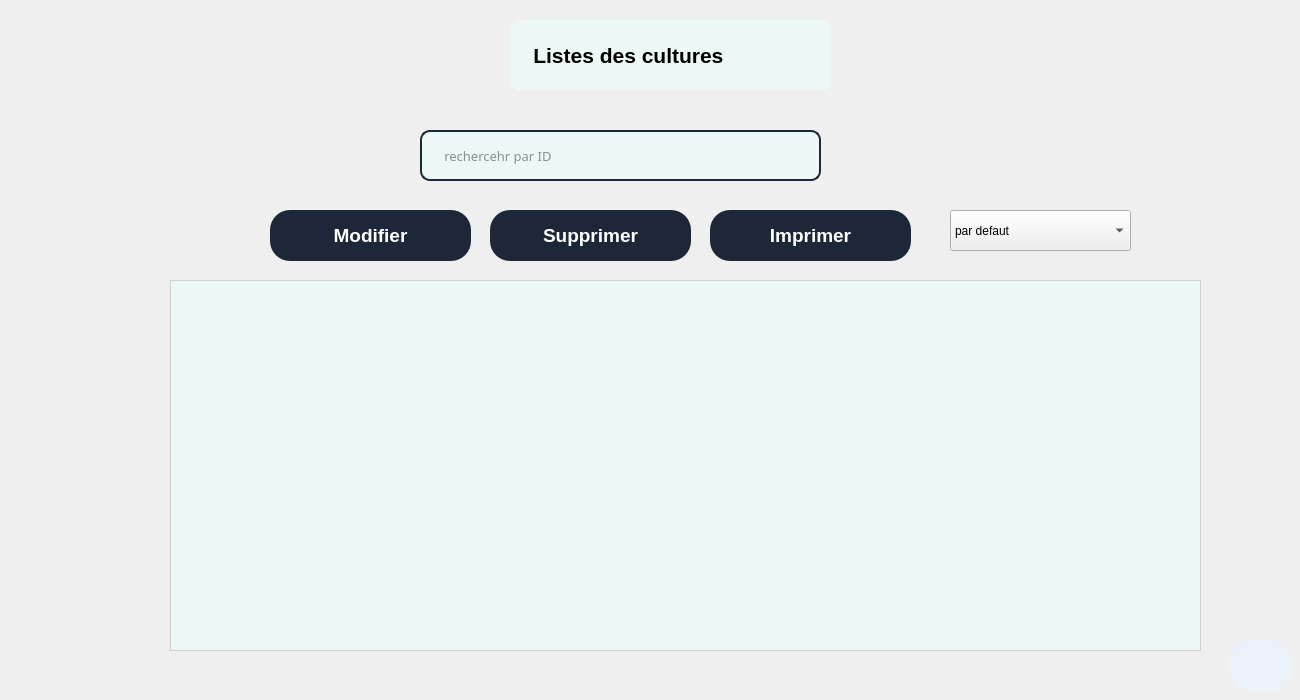
       <widget class="QWidget" name="afficherCulturesPage_2">
        <widget class="QLabel" name="label_42">
         <property name="geometry">
          <rect>
           <x>510</x>
           <y>20</y>
           <width>321</width>
           <height>71</height>
          </rect>
         </property>
         <property name="font">
          <font>
           <pointsize>16</pointsize>
           <weight>75</weight>
           <bold>true</bold>
          </font>
         </property>
         <property name="styleSheet">
          <string notr="true">QLabel{
background: #ecf8f6;
color: black;
border-radius: 10px;
}</string>
         </property>
         <property name="text">
          <string>    Listes des cultures</string>
         </property>
        </widget>
        <widget class="QTableView" name="cultureTableView_2">
         <property name="geometry">
          <rect>
           <x>170</x>
           <y>280</y>
           <width>1031</width>
           <height>371</height>
          </rect>
         </property>
         <property name="styleSheet">
          <string notr="true">QTableView {
    background-color: #ecf8f6; 
    selection-background-color: #6FCC4E; 
    selection-color: white;
    color: black;
    border: 1px solid #d0d0d0; 
}

QHeaderView::section {
    background-color: #6FCC4E;
    color: white;
    padding: 4px;
    border: 1px solid #00567F; 
}

QTableView::item:selected {
    background-color: #6FCC4E; 
    color: white;
}</string>
         </property>
        </widget>
        <widget class="QPushButton" name="modifierCultBtnPage_2">
         <property name="geometry">
          <rect>
           <x>270</x>
           <y>210</y>
           <width>201</width>
           <height>51</height>
          </rect>
         </property>
         <property name="font">
          <font>
           <pointsize>14</pointsize>
           <weight>75</weight>
           <bold>true</bold>
          </font>
         </property>
         <property name="styleSheet">
          <string notr="true">QPushButton{
background: #1E2737;
color: white;
border-radius: 20px;
}  
QPushButton:hover
{
color: white;
background: #0FAC71;
} </string>
         </property>
         <property name="text">
          <string>Modifier</string>
         </property>
        </widget>
        <widget class="QPushButton" name="deleteICultBtn_2">
         <property name="geometry">
          <rect>
           <x>490</x>
           <y>210</y>
           <width>201</width>
           <height>51</height>
          </rect>
         </property>
         <property name="font">
          <font>
           <pointsize>14</pointsize>
           <weight>75</weight>
           <bold>true</bold>
          </font>
         </property>
         <property name="styleSheet">
          <string notr="true">QPushButton{
background: #1E2737;
color: white;
border-radius: 20px;
}  
QPushButton:hover
{
color: white;
background: #0FAC71;
}  </string>
         </property>
         <property name="text">
          <string>Supprimer</string>
         </property>
        </widget>
        <widget class="QPushButton" name="backMenuIrr_12">
         <property name="geometry">
          <rect>
           <x>1230</x>
           <y>640</y>
           <width>61</width>
           <height>51</height>
          </rect>
         </property>
         <property name="font">
          <font>
           <pointsize>14</pointsize>
           <weight>75</weight>
           <bold>true</bold>
          </font>
         </property>
         <property name="styleSheet">
          <string notr="true">QPushButton{
background: #EBF2FA;
color: black;
border-radius: 20px;
}  
QPushButton:hover
{
color: white;
background: #0FAC71;
} </string>
         </property>
         <property name="text">
          <string/>
         </property>
         <property name="icon">
          <iconset resource="icon.qrc">
           <normaloff>:/icons/icon/log-out.svg</normaloff>:/icons/icon/log-out.svg</iconset>
         </property>
         <property name="iconSize">
          <size>
           <width>30</width>
           <height>30</height>
          </size>
         </property>
        </widget>
        <widget class="QPushButton" name="imprimerBtn_2">
         <property name="geometry">
          <rect>
           <x>710</x>
           <y>210</y>
           <width>201</width>
           <height>51</height>
          </rect>
         </property>
         <property name="font">
          <font>
           <pointsize>14</pointsize>
           <weight>75</weight>
           <bold>true</bold>
          </font>
         </property>
         <property name="styleSheet">
          <string notr="true">QPushButton{
background: #1E2737;
color: white;
border-radius: 20px;
}  
QPushButton:hover
{
color: white;
background: #0FAC71;
}  </string>
         </property>
         <property name="text">
          <string>Imprimer</string>
         </property>
        </widget>
        <widget class="QComboBox" name="TriBtn_2">
         <property name="geometry">
          <rect>
           <x>950</x>
           <y>210</y>
           <width>181</width>
           <height>41</height>
          </rect>
         </property>
         <property name="styleSheet">
          <string notr="true">QComboBox{
font-family:century gothic;
background:transparent;
border:none;
color:black;
border-radius: 10px;
border: 1px solid #1E2737;
}
Écrire à Dhia Dridi


</string>
         </property>
         <item>
          <property name="text">
           <string>par defaut</string>
          </property>
         </item>
         <item>
          <property name="text">
           <string>id</string>
          </property>
         </item>
         <item>
          <property name="text">
           <string>temp</string>
          </property>
         </item>
         <item>
          <property name="text">
           <string>qualite</string>
          </property>
         </item>
        </widget>
        <widget class="QLineEdit" name="rechercheBar_3">
         <property name="geometry">
          <rect>
           <x>420</x>
           <y>130</y>
           <width>401</width>
           <height>51</height>
          </rect>
         </property>
         <property name="font">
          <font>
           <family>century gothic</family>
           <pointsize>10</pointsize>
          </font>
         </property>
         <property name="styleSheet">
          <string notr="true">QLineEdit
{
font-family:century gothic;
background:#ecf8f6;
border:none;
color: #1E2737;
border-radius: 10px;
border: 2px solid #1E2737;
}</string>
         </property>
         <property name="placeholderText">
          <string>      rechercehr par ID</string>
         </property>
        </widget>
        <widget class="QLabel" name="qrCodeLabel_3">
         <property name="geometry">
          <rect>
           <x>30</x>
           <y>60</y>
           <width>181</width>
           <height>151</height>
          </rect>
         </property>
         <property name="text">
          <string/>
         </property>
        </widget>
       </widget>
